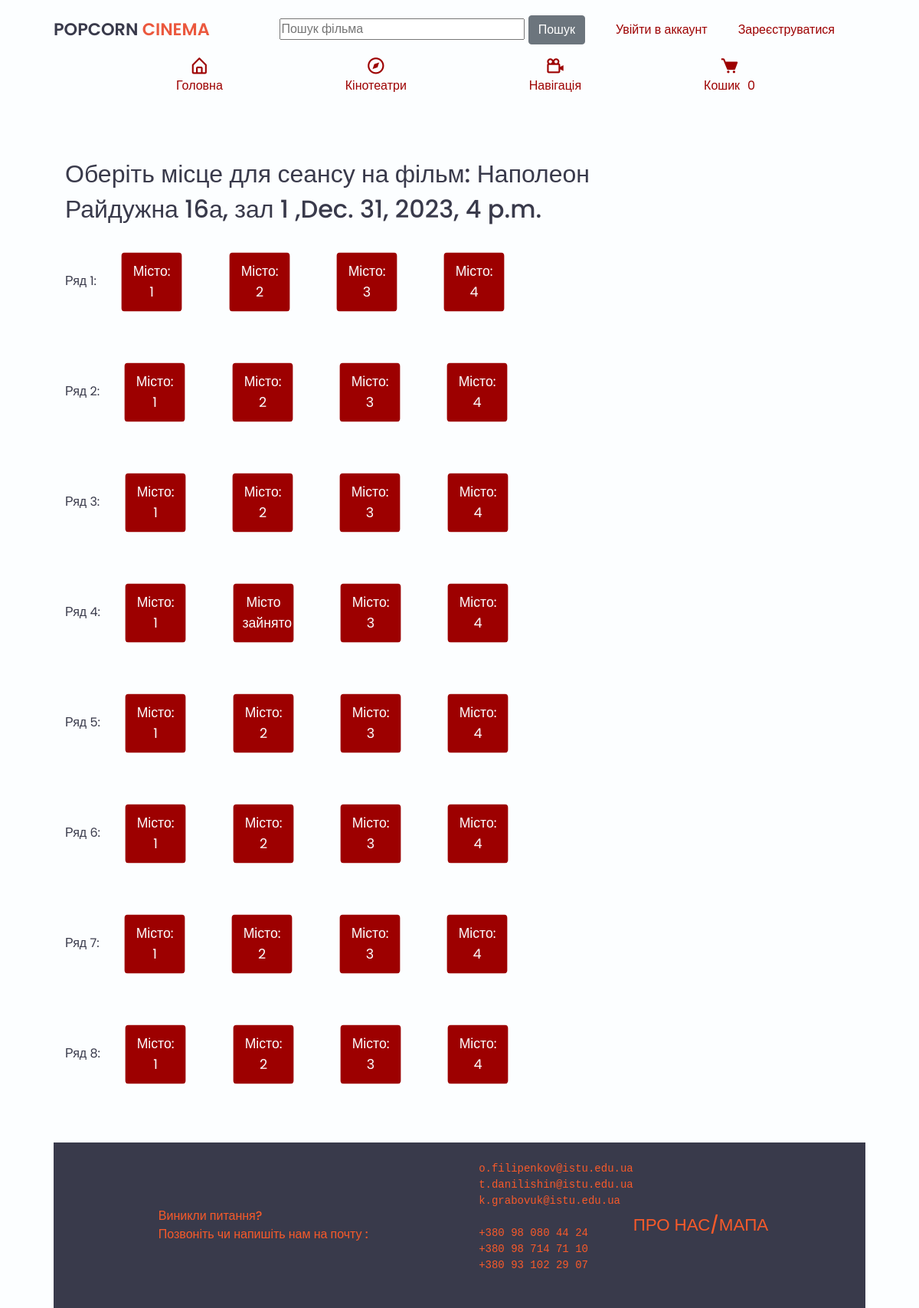
Page /movies/sessions/1/order/ on the committed database.
### cinema/models.py (models this page shows, shortened)
class MovieSession(models.Model):
    show_time = models.DateTimeField()
    movie = models.ForeignKey(Movie, on_delete=models.CASCADE)
    cinema_hall = models.ForeignKey(CinemaHall, on_delete=models.CASCADE)
    price = models.DecimalField(max_digits=5, decimal_places=2, default=0)
    class Meta:
        ordering = ["-show_time"]

class Movie(models.Model):
    title = models.CharField(max_length=255)
    description = models.TextField()
    duration = models.IntegerField()
    genres = models.ManyToManyField(Genre, blank=True)
    actors = models.ManyToManyField(Actor, blank=True)
    is_active = models.BooleanField(default=True)
    image = models.ImageField(null=True, upload_to=movie_image_file_path)
    class Meta:
        ordering = ["title"]

class CinemaHall(models.Model):
    name = models.CharField(max_length=255)
    rows = models.IntegerField()
    seats_in_row = models.IntegerField()
    def __str__(self):
        return self.name

class Ticket(models.Model):
    movie_session = models.ForeignKey(
        MovieSession, on_delete=models.CASCADE, related_name="tickets"
    )
    order = models.ForeignKey(
        Order, on_delete=models.CASCADE, related_name="tickets"
    )
    row = models.IntegerField()
    seat = models.IntegerField()
    class Meta:
        unique_together = ("movie_session", "row", "seat")
        ordering = ["row", "seat"]

### cinema/views.py (the view)
# urls.py: path('sessions/<int:pk>/order/', MovieSessionDetailView.as_view(), name='movie_session_order'),
class MovieSessionDetailView(generic.DetailView):
    template_name = 'cinema/movie_session_detail.html'
    model = MovieSession
    def get_context_data(self, **kwargs):
        context = super().get_context_data(**kwargs)
        movie_session = self.get_object()
        cinema_hall = movie_session.cinema_hall
        rows_range = range(1, cinema_hall.rows + 1)
        seats_range = range(1, cinema_hall.seats_in_row + 1)
        tickets = movie_session.tickets.all()
        if len(tickets) == 0:
            tickets = [0]
        occupied_seats = Ticket.objects.filter(movie_session=movie_session).values_list('row', 'seat')
        context['movie_session'] = movie_session
        context['tickets'] = tickets
        context['rows_range'] = rows_range
        context['seats_range'] = seats_range
        context['occupied_seats'] = occupied_seats
        return context

### cinema/forms.py
class MoviesSearchForm(forms.Form):
    title = forms.CharField(
        max_length=255,
        required=False,
        label="",
        widget=forms.TextInput(
            attrs={
                "placeholder": "Пошук фільма",
            },
        )
    )
    genre = forms.ModelChoiceField(
        queryset=Genre.objects.all(),
        required=False,
        label='Жанр',
        empty_label='Оберіть жанр',
    )
    is_active = forms.BooleanField(
        required=False,
        initial=True,
        label='В театрі:',
    )

### cart/cart.py (called while the page is built)
    def __len__(self) -> int:
        return len(self.cart)

### cart/context_processors.py (called while the page is built)
def cart(request):
    return {'cart': Cart(request)}

### cinema/context_processors.py (called while the page is built)
def movies_search_form(request):
    return {'search_form': MoviesSearchForm()}

### templates/cinema/movie_session_detail.html (shortened to what this page needs)
{% extends "base.html" %}
{% block content %}
  {% load ticket_filters %}
  <h2>Оберіть місце для сеансу на фільм: {{ movie_session.movie.title }}</h2>
  <h2>{{ movie_session.cinema_hall }} ,{{ movie_session.show_time }}</h2>
  <ul class="seat-list">
    {% for row in rows_range %}
      <li class="seat-row">Ряд {{ row }}:
        {% for seat in seats_range %}
          {% for ticket in tickets %}
            {% if ticket.seat == seat and ticket.row == row %}
              <div class="seat-button btn nav-active ">
                Місто зайнято
              </div>
            {% else %}
              <button type="button" class="seat-button btn nav-active"
                      data-id="{{ movie_session.id }}" data-row="{{ row }}" data-seat="{{ seat }}" id="add-cart">
                Місто: {{ seat }}
              </button>
            {% endif %}
          {% endfor %}
        {% endfor %}
      </li>
    {% endfor %}
  </ul>
{% endblock %}

### static/css/style.css (style rules this page uses)
* { font-family: 'Poppins', sans-serif; margin: 0; padding: 0; scroll-behavior: smooth; box-sizing: border-box; scroll-padding-top: 2rem; }
:root { --main-color: #eb583e; --hover-color: hsl(14, 94%, 57%); --body-color: #fcfeff; --container-color: rgb(223, 223, 223); --text-color: #393a4b; --dark-red-color: #9d0000; }
li { list-style: none; }
body { background: var(--body-color); color: var(--text-color); display: flex; flex-direction: column; min-height: 100vh; margin: 0; }
.nav-link:hover, .nav-active { color: var(--text-color); transition: 0.3s all linear; transform: scale(1.1); }
.seat-row { margin-bottom: 10px; }
.seat-button { width: 7%; padding: 10px; box-sizing: border-box; color: var(--body-color); background: var(--dark-red-color); margin: 2rem; }

### rows in the picture
MovieSession: movie "Наполеон", cinema_hall "Райдужна 16а, зал 1", show_time "Dec. 31, 2023, 4 p.m."
Ticket: seat "1", seat "2", seat "3", row "4", shows "Місто зайнято"

### other values in the picture
{{ cart|length }} "0"
{{ row }} "1" "2" "3" "4" "5" "6" "7" "8"
